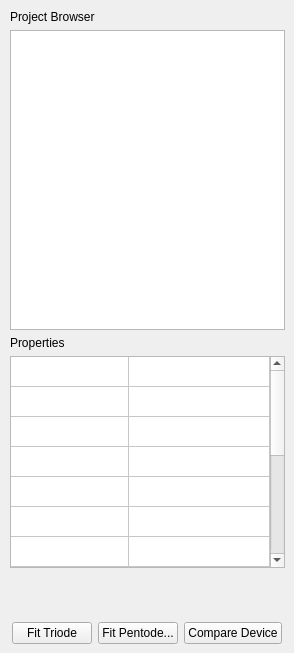
       <widget class="QWidget" name="tab_2">
        <attribute name="title">
         <string>Modeller</string>
        </attribute>
        <widget class="QWidget" name="layoutWidget">
         <property name="geometry">
          <rect>
           <x>10</x>
           <y>10</y>
           <width>275</width>
           <height>634</height>
          </rect>
         </property>
         <layout class="QVBoxLayout" name="verticalLayout_4">
          <item>
           <widget class="QLabel" name="label_2">
            <property name="text">
             <string>Project Browser</string>
            </property>
           </widget>
          </item>
          <item>
           <widget class="QTreeWidget" name="projectTree">
            <property name="minimumSize">
             <size>
              <width>0</width>
              <height>300</height>
             </size>
            </property>
            <property name="selectionMode">
             <enum>QAbstractItemView::ExtendedSelection</enum>
            </property>
            <property name="selectionBehavior">
             <enum>QAbstractItemView::SelectItems</enum>
            </property>
            <property name="headerHidden">
             <bool>true</bool>
            </property>
            <column>
             <property name="text">
              <string notr="true">1</string>
             </property>
            </column>
           </widget>
          </item>
          <item>
           <widget class="QLabel" name="label">
            <property name="text">
             <string>Properties</string>
            </property>
           </widget>
          </item>
          <item>
           <widget class="QTableWidget" name="properties">
            <property name="minimumSize">
             <size>
              <width>0</width>
              <height>212</height>
             </size>
            </property>
            <property name="rowCount">
             <number>15</number>
            </property>
            <property name="columnCount">
             <number>2</number>
            </property>
            <attribute name="horizontalHeaderVisible">
             <bool>false</bool>
            </attribute>
            <attribute name="horizontalHeaderDefaultSectionSize">
             <number>118</number>
            </attribute>
            <attribute name="horizontalHeaderHighlightSections">
             <bool>false</bool>
            </attribute>
            <attribute name="horizontalHeaderStretchLastSection">
             <bool>true</bool>
            </attribute>
            <attribute name="verticalHeaderVisible">
             <bool>false</bool>
            </attribute>
            <attribute name="verticalHeaderHighlightSections">
             <bool>false</bool>
            </attribute>
            <row/>
            <row/>
            <row/>
            <row/>
            <row/>
            <row/>
            <row/>
            <row/>
            <row/>
            <row/>
            <row/>
            <row/>
            <row/>
            <row/>
            <row/>
            <column/>
            <column/>
           </widget>
          </item>
          <item>
           <spacer name="verticalSpacer_2">
            <property name="orientation">
             <enum>Qt::Vertical</enum>
            </property>
            <property name="sizeHint" stdset="0">
             <size>
              <width>20</width>
              <height>40</height>
             </size>
            </property>
           </spacer>
          </item>
          <item>
           <layout class="QHBoxLayout" name="horizontalLayout_3">
            <item>
             <spacer name="horizontalSpacer_10">
              <property name="orientation">
               <enum>Qt::Horizontal</enum>
              </property>
              <property name="sizeHint" stdset="0">
               <size>
                <width>40</width>
                <height>20</height>
               </size>
              </property>
             </spacer>
            </item>
            <item>
             <widget class="QPushButton" name="fitTriodeButton">
              <property name="enabled">
               <bool>true</bool>
              </property>
              <property name="text">
               <string>Fit Triode</string>
              </property>
             </widget>
            </item>
            <item>
             <widget class="QPushButton" name="fitPentodeButton">
              <property name="enabled">
               <bool>true</bool>
              </property>
              <property name="text">
               <string>Fit Pentode...</string>
              </property>
             </widget>
            </item>
            <item>
             <widget class="QPushButton" name="compareButton">
              <property name="text">
               <string>Compare Device</string>
              </property>
             </widget>
            </item>
            <item>
             <spacer name="horizontalSpacer_12">
              <property name="orientation">
               <enum>Qt::Horizontal</enum>
              </property>
              <property name="sizeHint" stdset="0">
               <size>
                <width>40</width>
                <height>20</height>
               </size>
              </property>
             </spacer>
            </item>
           </layout>
          </item>
         </layout>
        </widget>
       </widget>
